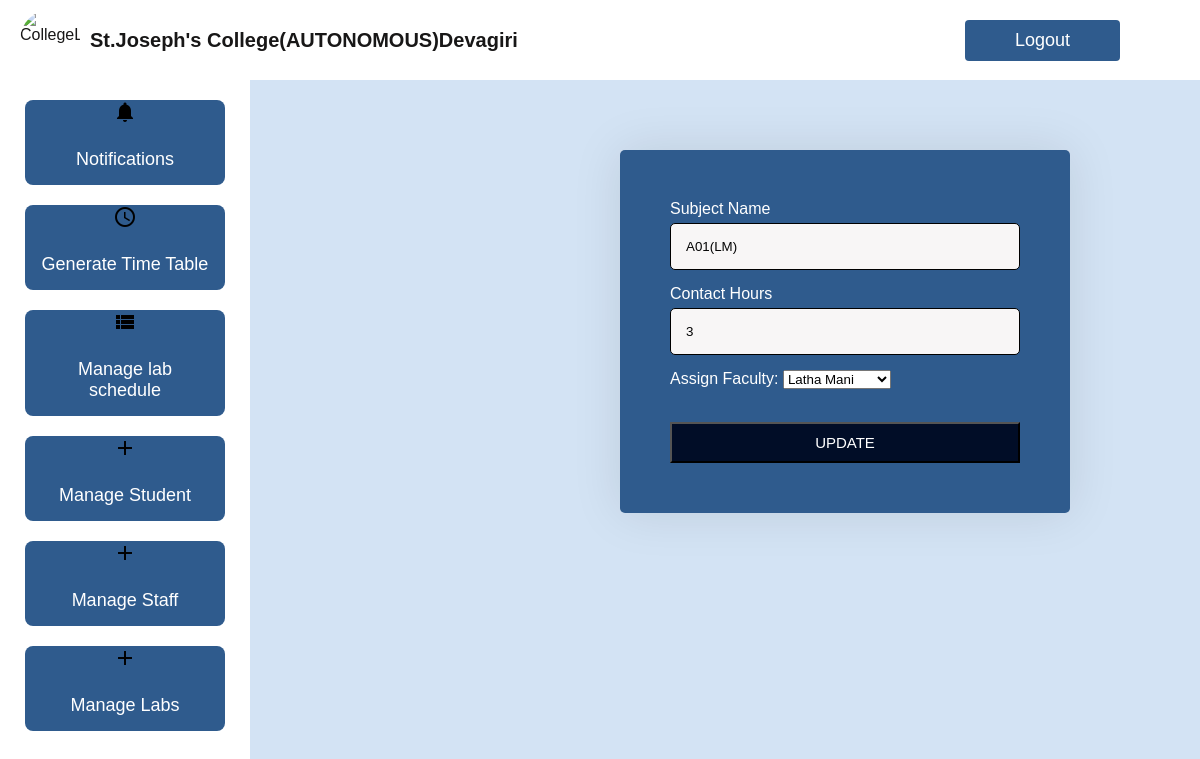
Screenshot of /administrator/updatesubjects/4 with the database file from the repository.
### administrator/models.py (models this page shows, shortened)
class Subject1(models.Model):
    name = models.CharField(max_length=100)
    contact_hours = models.IntegerField()
    faculty = models.ForeignKey(Faculty1, on_delete=models.CASCADE)

class Faculty1(models.Model):
    loginid=models.ForeignKey(Userprofile,on_delete=models.CASCADE,null=True,blank=True)
    name = models.CharField(max_length=100)
    address=models.CharField(max_length=100)
    email=models.CharField(max_length=100)
    phone=models.CharField(max_length=100)

### administrator/views.py (the view, shortened to what this page needs)
# urls.py: path('updatesubjects/<int:id>',Updatesubjects.as_view(),name='updatesubjects'),
class Updatesubjects(View):
    def get(self,request,id):
        s=Subject1.objects.get(id=id)
        n=Faculty1.objects.all()
        return render(request,'admin/updatesubjects.html',{'s':s,'faculties':n})

### templates/admin/updatesubjects.html (shortened to what this page needs)
{% extends 'admin/adminbase.html' %}
{% block body %}
    <div class="lab">
        <form action="" method="post">
            <div class="sch">
                    <label for="name">Subject Name</label>
                    <input type="text" id=""  name="name" value="{{s.name}}">
                </div>
                <div class="sch">
                    <label for="contact-hours">Contact Hours</label>
                    <input type="number" id="" value="{{s.contact_hours}}" name="contact_hours" >
                </div>
                <div class="sch">
                    <label for="teacher">Assign Faculty:</label>
                    <select id="teacher" name="faculty">
                      {% for f in faculties %}
                    <option value="{{ f.id }}" {% if s.faculty.id == f.id %}selected {% endif %}>{{ f.name }}</option>
                     {% endfor %}
                    </select><br><br>
                </div>
                <div class="inp">
           <b><input type="submit" value="UPDATE">
           </b>
            </div>
        </form>
    </div>
    {% endblock %}

### templates/admin/adminbase.html (style rules this page uses)
* { font-family: Arial, sans-serif; margin: 0; padding: 0; box-sizing: border-box; }
body { background: url("D:\ssk.png") no-repeat; background-size: cover; }
body { background-color: rgb(211, 227, 244); }

### templates/admin/updatesubjects.html (style rules this page uses)
.lab { margin-left: 620px; padding: 50px; max-width: 450px; background-color: #2f5b8d; border-radius: 5px; box-shadow:0 0 50px rgba(5,2, 1, 0.1); overflow: auto; margin-top: 150px; }
.sch { margin-bottom: 15px; color: white; ; }
.sch input { width: 100%; padding: 15px; border-radius: 5px; border: 1px solid black; background-color: rgb(248, 246, 246); margin-top: 5px; cursor: pointer; color: rgb(5, 5, 5); }
.inp input { background-color:rgb(1, 13, 39); padding: 10px; width: 100%; text-align: center; color: white; font-size: 15px; }

### rows the page displays
Subject1: name "A01(LM)", contact_hours "3", faculty "Latha Mani"
